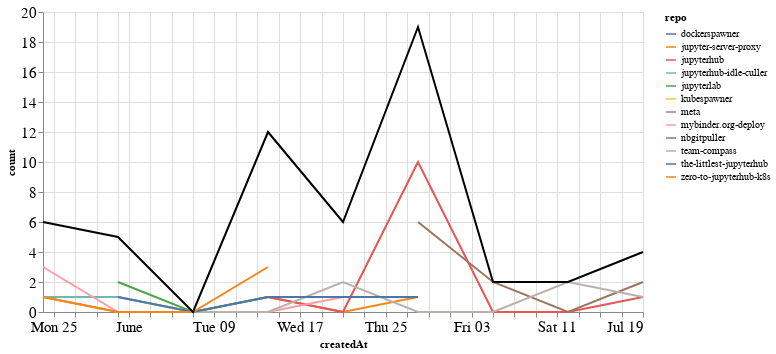

This figure's notebook cell:
### Markdown cell above
## Comments

### Code cell
comments_time = comments.groupby('repo').resample('W', on='createdAt').count()['author'].reset_index()
comments_time = comments_time.rename(columns={'author': 'count'})
comments_time_total = comments_time.groupby('createdAt').agg({"count": "sum"}).reset_index()
ch1 = alt.Chart(comments_time, width=600).mark_line().encode(
    x='createdAt',
    y='count',
    color='repo',
    tooltip="repo"
)

ch2 = alt.Chart(comments_time_total, width=600).mark_line(color="black").encode(
    x='createdAt',
    y='count',
)

ch1 + ch2

### Figure 1 — Vega-Lite specification as saved in the notebook (floating-point values rounded to 4 significant figures)
{"config": {"axisLeft": {"labelFontSize": 15}, "axisBottom": {"labelFontSize": 15}}, "layer": [{"data": {"name": "data-5f8bbadbb2da4b4c18ca558f725e29af"}, "mark": "line", "encoding": {"color": {"type": "nominal", "field": "repo"}, "tooltip": {"type": "nominal", "field": "repo"}, "x": {"type": "temporal", "field": "createdAt"}, "y": {"type": "quantitative", "field": "count"}}, "width": 600}, {"data": {"name": "data-b83545a6e0356e8bdb7f7ceac5e42212"}, "mark": {"type": "line", "color": "black"}, "encoding": {"x": {"type": "temporal", "field": "createdAt"}, "y": {"type": "quantitative", "field": "count"}}, "width": 600}], "$schema": "https://vega.github.io/schema/vega-lite/v4.8.1.json", "datasets": {"data-5f8bbadbb2da4b4c18ca558f725e29af": [{"repo": "dockerspawner", "createdAt": "2020-06-14T00:00:00", "count": 4}, {"repo": "jupyter-server-proxy", "createdAt": "2020-05-24T00:00:00", "count": 1}, {"repo": "jupyter-server-proxy", "createdAt": "2020-05-31T00:00:00", "count": 0}, {"repo": "jupyter-server-proxy", "createdAt": "2020-06-07T00:00:00", "count": 0}, {"repo": "jupyter-server-proxy", "createdAt": "2020-06-14T00:00:00", "count": 1}, {"repo": "jupyter-server-proxy", "createdAt": "2020-06-21T00:00:00", "count": 0}, {"repo": "jupyter-server-proxy", "createdAt": "2020-06-28T00:00:00", "count": 1}, {"repo": "jupyterhub", "createdAt": "2020-06-14T00:00:00", "count": 1}, {"repo": "jupyterhub", "createdAt": "2020-06-21T00:00:00", "count": 0}, {"repo": "jupyterhub", "createdAt": "2020-06-28T00:00:00", "count": 10}, {"repo": "jupyterhub", "createdAt": "2020-07-05T00:00:00", "count": 0}, {"repo": "jupyterhub", "createdAt": "2020-07-12T00:00:00", "count": 0}, {"repo": "jupyterhub", "createdAt": "2020-07-19T00:00:00", "count": 1}, {"repo": "jupyterhub-idle-culler", "createdAt": "2020-05-24T00:00:00", "count": 1}, {"repo": "jupyterhub-idle-culler", "createdAt": "2020-05-31T00:00:00", "count": 1}, {"repo": "jupyterhub-idle-culler", "createdAt": "2020-06-07T00:00:00", "count": 0}, {"repo": "jupyterhub-idle-culler", "createdAt": "2020-06-14T00:00:00", "count": 1}, {"repo": "jupyterhub-idle-culler", "createdAt": "2020-06-21T00:00:00", "count": 1}, {"repo": "jupyterlab", "createdAt": "2020-05-31T00:00:00", "count": 2}, {"repo": "jupyterlab", "createdAt": "2020-06-07T00:00:00", "count": 0}, {"repo": "jupyterlab", "createdAt": "2020-06-14T00:00:00", "count": 1}, {"repo": "kubespawner", "createdAt": "2020-06-21T00:00:00", "count": 1}, {"repo": "meta", "createdAt": "2020-06-28T00:00:00", "count": 1}, {"repo": "mybinder.org-deploy", "createdAt": "2020-05-24T00:00:00", "count": 3}, {"repo": "mybinder.org-deploy", "createdAt": "2020-05-31T00:00:00", "count": 0}, {"repo": "mybinder.org-deploy", "createdAt": "2020-06-07T00:00:00", "count": 0}, {"repo": "mybinder.org-deploy", "createdAt": "2020-06-14T00:00:00", "count": 0}, {"repo": "mybinder.org-deploy", "createdAt": "2020-06-21T00:00:00", "count": 1}, {"repo": "nbgitpuller", "createdAt": "2020-06-28T00:00:00", "count": 6}, {"repo": "nbgitpuller", "createdAt": "2020-07-05T00:00:00", "count": 2}, {"repo": "nbgitpuller", "createdAt": "2020-07-12T00:00:00", "count": 0}, {"repo": "nbgitpuller", "createdAt": "2020-07-19T00:00:00", "count": 2}, {"repo": "team-compass", "createdAt": "2020-05-31T00:00:00", "count": 1}, {"repo": "team-compass", "createdAt": "2020-06-07T00:00:00", "count": 0}, {"repo": "team-compass", "createdAt": "2020-06-14T00:00:00", "count": 0}, {"repo": "team-compass", "createdAt": "2020-06-21T00:00:00", "count": 2}, {"repo": "team-compass", "createdAt": "2020-06-28T00:00:00", "count": 0}, {"repo": "team-compass", "createdAt": "2020-07-05T00:00:00", "count": 0}, {"repo": "team-compass", "createdAt": "2020-07-12T00:00:00", "count": 2}, {"repo": "team-compass", "createdAt": "2020-07-19T00:00:00", "count": 1}, {"repo": "the-littlest-jupyterhub", "createdAt": "2020-05-31T00:00:00", "count": 1}, {"repo": "the-littlest-jupyterhub", "createdAt": "2020-06-07T00:00:00", "count": 0}, {"repo": "the-littlest-jupyterhub", "createdAt": "2020-06-14T00:00:00", "count": 1}, {"repo": "the-littlest-jupyterhub", "createdAt": "2020-06-21T00:00:00", "count": 1}, {"repo": "the-littlest-jupyterhub", "createdAt": "2020-06-28T00:00:00", "count": 1}, {"repo": "zero-to-jupyterhub-k8s", "createdAt": "2020-05-24T00:00:00", "count": 1}, {"repo": "zero-to-jupyterhub-k8s", "createdAt": "2020-05-31T00:00:00", "count": 0}, {"repo": "zero-to-jupyterhub-k8s", "createdAt": "2020-06-07T00:00:00", "count": 0}, {"repo": "zero-to-jupyterhub-k8s", "createdAt": "2020-06-14T00:00:00", "count": 3}], "data-b83545a6e0356e8bdb7f7ceac5e42212": [{"createdAt": "2020-05-24T00:00:00", "count": 6}, {"createdAt": "2020-05-31T00:00:00", "count": 5}, {"createdAt": "2020-06-07T00:00:00", "count": 0}, {"createdAt": "2020-06-14T00:00:00", "count": 12}, {"createdAt": "2020-06-21T00:00:00", "count": 6}, {"createdAt": "2020-06-28T00:00:00", "count": 19}, {"createdAt": "2020-07-05T00:00:00", "count": 2}, {"createdAt": "2020-07-12T00:00:00", "count": 2}, {"createdAt": "2020-07-19T00:00:00", "count": 4}]}}
